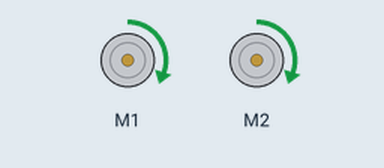
The sketch below on a simulated Arduino Uno, built with avr-gcc and run on an emulated ATmega328P. Parts: 2 × DC motor (green arrow = forward, orange = backward, longer = faster).

Above: at 0.5 s.
At 1.5 s:
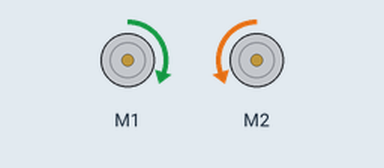
At 2.5 s:
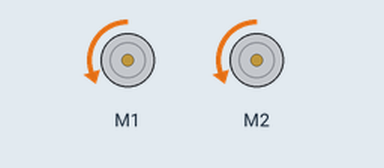
At 4.5 s:
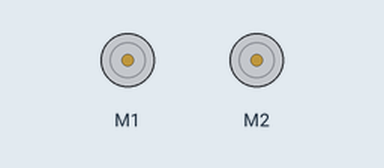
Timing chart, 0 to 6.5 s (numbered marks = the images above):
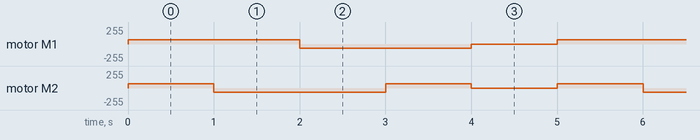

The sketch:

Romi_testMoteurs.ino
```cpp
/* Test des mouvements du robot
 * Marche avant 1s
 * Rotation à droite 1s
 * Rotation à gauche 1s
 * marche arrière 1s
 * repos 1s
 */


#include "Arduino.h"
#include <DRV8835MotorShield.h>


DRV8835MotorShield mot;


void setup()
{

}


void loop()
{
	// Aller droit pendant 1s
	mot.setSpeeds(100,100);
	delay(1000);
	// Tourner à droite pendant 1s
	mot.setM1Speed(100);
	mot.setM2Speed(-100);
	delay(1000);
	// Aller en arrière pendant 1s
	mot.setSpeeds(-100,-100);
	delay(1000);
	// Tourner à gauche pendant 1s
	mot.setM1Speed(-100);
	mot.setM2Speed(100);
	delay(1000);
	// Stop pendant 1s
	mot.setSpeeds(0,0);
	delay(1000);
}
```

Measured:
- by itself, motor M1: repeats every 5.0 s: backward 63/255 2.0 s, stopped 1.0 s, forward 63/255 2.0 s
- by itself, motor M2: repeats every 5.0 s: backward 63/255 2.0 s, forward 63/255 1.0 s, stopped 1.0 s, forward 63/255 1.0 s
